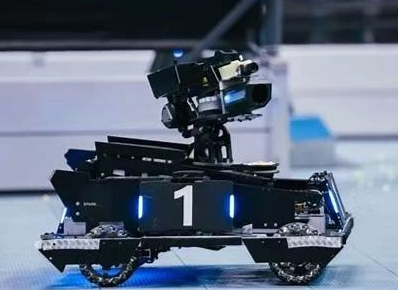
//> input picture extra.jpg, 398 x 290 px
$ ./hw2   (built with g++ and OpenCV 4)
//> lines starting //> are read from the running program, lines starting //| are printed output that depends on the picture; after the words box and inside, x2 and y2 are one past the last pixel; in counts of white or black regions, pixels touching at a corner belong together
#include <opencv2/opencv.hpp>
#include <eigen3/Eigen/Dense>
#include <iostream>
#include<vector>
#include<string>
int main(){
    cv:: Mat src, gray_src, drawImg, bin_output;
    src = cv::imread( "/root/long/extra.jpg", 1 );//下载
//> src is the input picture: 290 rows x 398 cols, CV_8UC3; mean B, G, R 126.7, 107.8, 96.1
    cv::cvtColor(src, gray_src, cv::COLOR_RGB2GRAY);//灰度
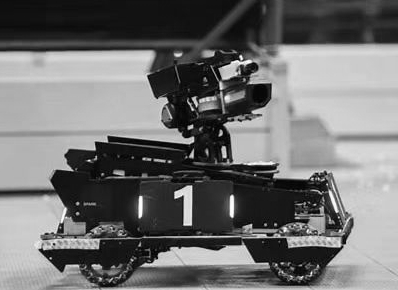
//> gray_src: 290 rows x 398 cols, CV_8UC1; min 1, max 254, mean 112.1
    cv::threshold( gray_src, bin_output,230, 255, 3 );//二值化
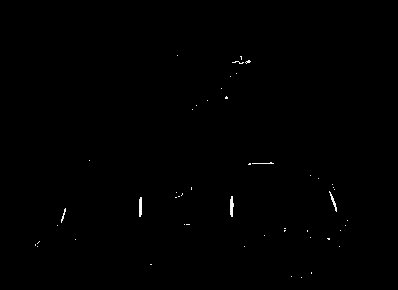
//> bin_output: 290 rows x 398 cols, CV_8UC1; min 0, max 254, mean 0.7

    std::vector<std::vector<cv::Point>> contours;
    cv::findContours(bin_output, contours,1,2);//找轮廓
//> contours = 51 contours, 48 with area under 20; largest, box (x1, y1, x2, y2) and area: (230, 196, 234, 217) 40, (139, 197, 142, 217) 35, (329, 191, 337, 212) 23
    src.copyTo(drawImg);
    cv:: drawContours( src , contours, -1, (100,20,50),5);
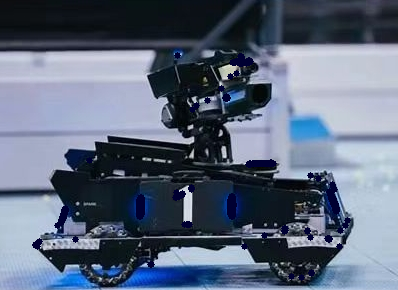
//> src: 290 rows x 398 cols, CV_8UC3; 2.06% of pixels changed, all inside (x1, y1, x2, y2) = (32, 52, 351, 281)


    cv:: RotatedRect RotatedRect;
    double MinArea = 10 ;
    double MaxArea = 1000 ;//筛选
    for(int i =0;i<contours.size();i++){//画画
        for(int i =0;i<contours.size();i++){
        if(MinArea<cv:: contourArea(contours[i])&&cv:: contourArea(contours[i])< MaxArea){
        RotatedRect  = cv:: minAreaRect(contours[i]);}
        float angle = RotatedRect.angle;
        if(angle <= 10 || angle>=80){
        cv:: Point2f pst[4];
        RotatedRect.points(pst);
        for(int u =0; u < 4;u++)
        {
            line(drawImg, pst[u], pst[(u + 1) % 4], (0, 0,250),2, 8);
        }
        }}
    }
//> this loop made 51 passes
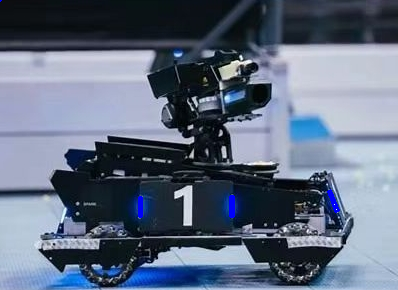
//> drawImg: 290 rows x 398 cols, CV_8UC3; 0.32% of pixels changed, all inside (x1, y1, x2, y2) = (0, 0, 340, 218)


    cv::imshow("test",src);
    cv::imshow("output",drawImg);
    cv::imshow("Black and White",bin_output);
    cv::waitKey(0);

    return 0;


}
